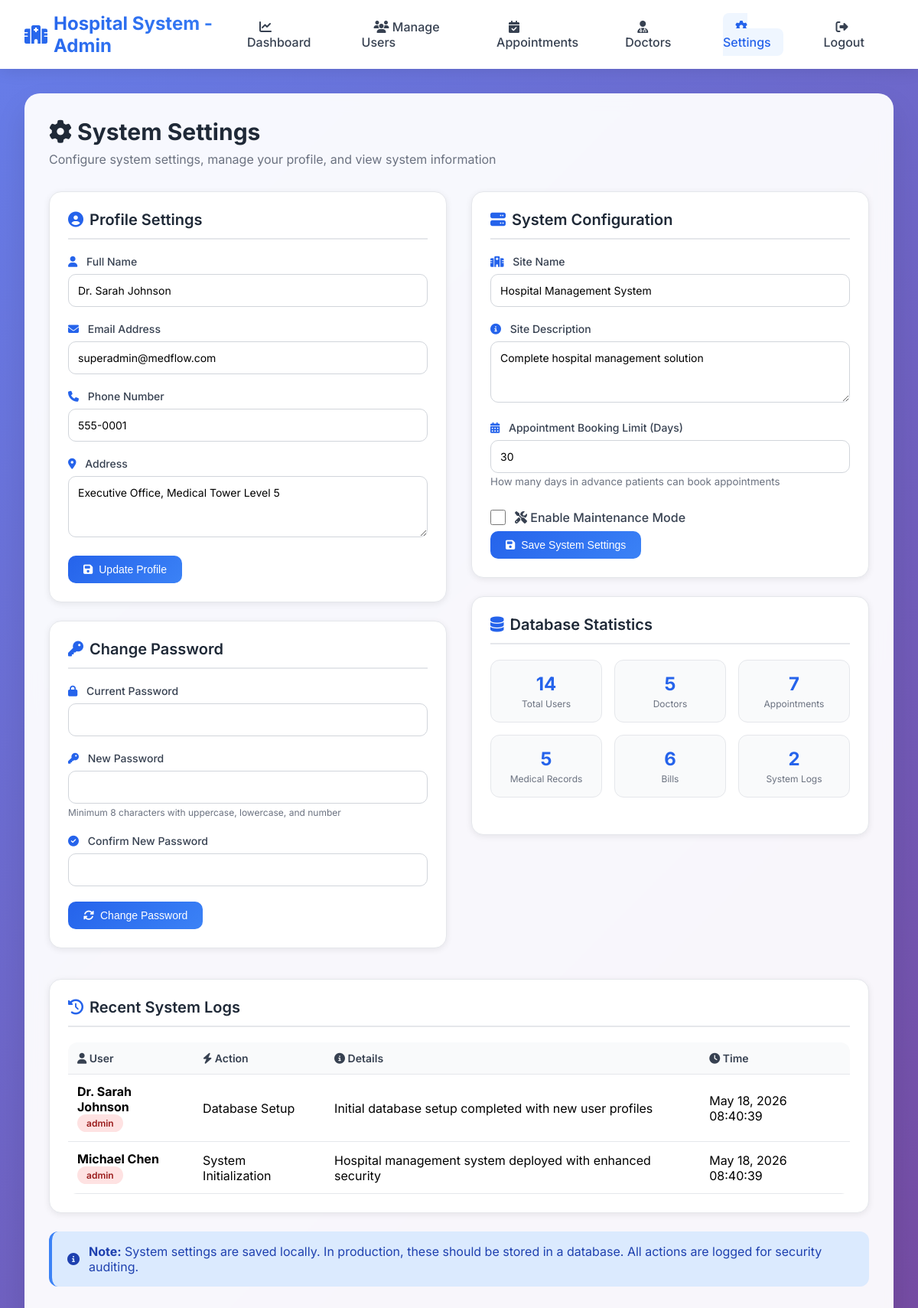
The page /admin/system-settings.php (signed in) on the database its author committed.
### tables this page shows
CREATE TABLE users (
    id INT PRIMARY KEY AUTO_INCREMENT,
    username VARCHAR(50) UNIQUE NOT NULL,
    email VARCHAR(100) UNIQUE NOT NULL,
    password VARCHAR(255) NOT NULL,
    full_name VARCHAR(100) NOT NULL,
    phone VARCHAR(20),
    address TEXT,
    role ENUM('patient', 'doctor', 'admin') DEFAULT 'patient',
    is_active BOOLEAN DEFAULT TRUE,
    created_at TIMESTAMP DEFAULT CURRENT_TIMESTAMP,
    last_login TIMESTAMP NULL,
    reset_token VARCHAR(255) NULL,
    reset_token_expiry DATETIME NULL,
    email_verified BOOLEAN DEFAULT FALSE
);

CREATE TABLE system_logs (
    id INT PRIMARY KEY AUTO_INCREMENT,
    user_id INT,
    action VARCHAR(100),
    details TEXT,
    ip_address VARCHAR(45),
    created_at TIMESTAMP DEFAULT CURRENT_TIMESTAMP,
    FOREIGN KEY (user_id) REFERENCES users(id) ON DELETE SET NULL
);

### includes/SessionManager.php (called while the page is built, shortened)
<?php
class SessionManager {
    public static function getUserId() {
        return $_SESSION['user_id'] ?? null;
    }
}
?>

### admin/system-settings.php (the view, shortened to what this page needs)
<?php
require_once '../includes/SessionManager.php';
$database = new Database();
$db = $database->getConnection();
$admin_id = SessionManager::getUserId();
$admin_query = "SELECT * FROM users WHERE id = :id";
$admin_stmt = $db->prepare($admin_query);
$admin_stmt->bindParam(':id', $admin_id);
$admin_stmt->execute();
$admin = $admin_stmt->fetch(PDO::FETCH_ASSOC);
$system_settings = [
    'site_name' => 'Hospital Management System',
    'site_description' => 'Complete hospital management solution',
    'maintenance_mode' => 0,
    'appointment_days_limit' => 30
];
$logs_query = "SELECT l.*, u.full_name, u.role
               FROM system_logs l
               LEFT JOIN users u ON l.user_id = u.id
               ORDER BY l.created_at DESC
               LIMIT 20";
$logs_stmt = $db->query($logs_query);
$system_logs = $logs_stmt->fetchAll(PDO::FETCH_ASSOC);
$db_stats = [];
$tables = ['users', 'doctors', 'appointments', 'medical_records', 'bills', 'system_logs'];
foreach ($tables as $table) {
    $count_query = "SELECT COUNT(*) as count FROM $table";
    $count_stmt = $db->query($count_query);
    $db_stats[$table] = $count_stmt->fetch(PDO::FETCH_ASSOC)['count'];
}
?>
<!DOCTYPE html>
<html lang="en">
<head>
    <link rel="stylesheet" href="https://cdnjs.cloudflare.com/ajax/libs/font-awesome/6.4.0/css/all.min.css">
</head>
<body>
    <nav class="navbar">
        <div class="navbar-container">
            <a href="dashboard.php" class="logo">
                <i class="fas fa-hospital"></i>
                <span>Hospital System - Admin</span>
            </a>
            <ul class="nav-menu">
                <li><a href="dashboard.php" class="nav-link"><i class="fas fa-chart-line"></i> Dashboard</a></li>
                <li><a href="manage-users.php" class="nav-link"><i class="fas fa-users"></i> Manage Users</a></li>
                <li><a href="manage-appointments.php" class="nav-link"><i class="fas fa-calendar-check"></i> Appointments</a></li>
                <li><a href="manage-doctors.php" class="nav-link"><i class="fas fa-user-md"></i> Doctors</a></li>
                <li><a href="system-settings.php" class="nav-link active"><i class="fas fa-cog"></i> Settings</a></li>
                <li><a href="../logout.php" class="nav-link"><i class="fas fa-sign-out-alt"></i> Logout</a></li>
            </ul>
        </div>
    </nav>
    <div class="container">
        <div class="glass-card fade-in">
            <div class="page-header">
                <h2><i class="fas fa-cog"></i> System Settings</h2>
                <p>Configure system settings, manage your profile, and view system information</p>
            </div>
            <div class="settings-grid">
                <div>
                    <div class="settings-card">
                        <div class="card-header">
                            <i class="fas fa-user-circle" style="color: #2563eb;"></i>
                            Profile Settings
                        </div>
                        <form method="POST" action="">
                            <div class="form-group">
                                <label class="form-label">
                                    <i class="fas fa-user"></i> Full Name
                                </label>
                                <input type="text" name="full_name" class="form-control" value="<?php echo htmlspecialchars($admin['full_name']); ?>" required>
                            </div>
                            <div class="form-group">
                                <label class="form-label">
                                    <i class="fas fa-envelope"></i> Email Address
                                </label>
                                <input type="email" name="email" class="form-control" value="<?php echo htmlspecialchars($admin['email']); ?>" required>
                            </div>
                            <div class="form-group">
                                <label class="form-label">
                                    <i class="fas fa-phone"></i> Phone Number
                                </label>
                                <input type="tel" name="phone" class="form-control" value="<?php echo htmlspecialchars($admin['phone'] ?? ''); ?>">
                            </div>
                            <div class="form-group">
                                <label class="form-label">
                                    <i class="fas fa-map-marker-alt"></i> Address
                                </label>
                                <textarea name="address" class="form-control" rows="2"><?php echo htmlspecialchars($admin['address'] ?? ''); ?></textarea>
                            </div>
                            <button type="submit" name="update_profile" class="btn btn-primary">
                                <i class="fas fa-save"></i> Update Profile
                            </button>
                        </form>
                    </div>
                    <div class="settings-card">
                        <div class="card-header">
                            <i class="fas fa-key" style="color: #2563eb;"></i>
                            Change Password
                        </div>
                        <form method="POST" action="" onsubmit="return validatePassword()">
                            <div class="form-group">
                                <label class="form-label">
                                    <i class="fas fa-lock"></i> Current Password
                                </label>
                                <input type="password" name="current_password" id="current_password" class="form-control" required>
                            </div>
                            <div class="form-group">
                                <label class="form-label">
                                    <i class="fas fa-key"></i> New Password
                                </label>
                                <input type="password" name="new_password" id="new_password" class="form-control" required>
                                <small style="color: #6b7280; font-size: 0.75rem;">Minimum 8 characters with uppercase, lowercase, and number</small>
                            </div>
                            <div class="form-group">
                                <label class="form-label">
                                    <i class="fas fa-check-circle"></i> Confirm New Password
                                </label>
                                <input type="password" name="confirm_password" id="confirm_password" class="form-control" required>
                            </div>
                            <button type="submit" name="change_password" class="btn btn-primary">
                                <i class="fas fa-sync-alt"></i> Change Password
                            </button>
                        </form>
                    </div>
                </div>
                <div>
                    <div class="settings-card">
                        <div class="card-header">
                            <i class="fas fa-server" style="color: #2563eb;"></i>
                            System Configuration
                        </div>
                        <form method="POST" action="">
                            <div class="form-group">
                                <label class="form-label">
                                    <i class="fas fa-hospital"></i> Site Name
                                </label>
                                <input type="text" name="site_name" class="form-control" value="<?php echo htmlspecialchars($system_settings['site_name']); ?>" required>
                            </div>
                            <div class="form-group">
                                <label class="form-label">
                                    <i class="fas fa-info-circle"></i> Site Description
                                </label>
                                <textarea name="site_description" class="form-control" rows="2"><?php echo htmlspecialchars($system_settings['site_description']); ?></textarea>
                            </div>
                            <div class="form-group">
                                <label class="form-label">
                                    <i class="fas fa-calendar-alt"></i> Appointment Booking Limit (Days)
                                </label>
                                <input type="number" name="appointment_days_limit" class="form-control" value="<?php echo $system_settings['appointment_days_limit']; ?>" min="1" max="365">
                                <small style="color: #6b7280;">How many days in advance patients can book appointments</small>
                            </div>
                            <div class="checkbox-group">
                                <input type="checkbox" name="maintenance_mode" id="maintenance_mode" value="1" <?php echo $system_settings['maintenance_mode'] ? 'checked' : ''; ?>>
                                <label for="maintenance_mode">
                                    <i class="fas fa-tools"></i> Enable Maintenance Mode
                                </label>
                            </div>
                            <button type="submit" name="update_system_settings" class="btn btn-primary">
                                <i class="fas fa-save"></i> Save System Settings
                            </button>
                        </form>
                    </div>
                    <div class="settings-card">
                        <div class="card-header">
                            <i class="fas fa-database" style="color: #2563eb;"></i>
                            Database Statistics
                        </div>
                        <div class="stats-mini">
                            <div class="stat-mini-card">
                                <div class="stat-mini-number"><?php echo $db_stats['users']; ?></div>
                                <div class="stat-mini-label">Total Users</div>
                            </div>
                            <div class="stat-mini-card">
                                <div class="stat-mini-number"><?php echo $db_stats['doctors']; ?></div>
                                <div class="stat-mini-label">Doctors</div>
                            </div>
                            <div class="stat-mini-card">
                                <div class="stat-mini-number"><?php echo $db_stats['appointments']; ?></div>
                                <div class="stat-mini-label">Appointments</div>
                            </div>
                            <div class="stat-mini-card">
                                <div class="stat-mini-number"><?php echo $db_stats['medical_records']; ?></div>
                                <div class="stat-mini-label">Medical Records</div>
                            </div>
                            <div class="stat-mini-card">
                                <div class="stat-mini-number"><?php echo $db_stats['bills']; ?></div>
                                <div class="stat-mini-label">Bills</div>
                            </div>
                            <div class="stat-mini-card">
                                <div class="stat-mini-number"><?php echo $db_stats['system_logs']; ?></div>
                                <div class="stat-mini-label">System Logs</div>
                            </div>
                        </div>
                    </div>
                </div>
            </div>
            <div class="settings-card" style="margin-top: 1rem;">
                <div class="card-header">
                    <i class="fas fa-history" style="color: #2563eb;"></i>
                    Recent System Logs
                </div>
                <?php if (count($system_logs) > 0): ?>
                    <div class="table-container">
                        <table class="data-table">
                            <thead>
                                <tr>
                                    <th><i class="fas fa-user"></i> User</th>
                                    <th><i class="fas fa-bolt"></i> Action</th>
                                    <th><i class="fas fa-info-circle"></i> Details</th>
                                    <th><i class="fas fa-clock"></i> Time</th>
                                </tr>
                            </thead>
                            <tbody>
                                <?php foreach ($system_logs as $log): ?>
                                    <tr>
                                        <td>
                                            <?php if ($log['full_name']): ?>
                                                <strong><?php echo htmlspecialchars($log['full_name']); ?></strong>
                                                <br>
                                                <span class="badge badge-admin"><?php echo htmlspecialchars($log['role'] ?? 'admin'); ?></span>
                                            <?php else: ?>
                                                System
                                            <?php endif; ?>
                                        </td>
                                        <td><?php echo htmlspecialchars($log['action']); ?></td>
                                        <td><?php echo htmlspecialchars($log['details']); ?></td>
                                        <td><?php echo date('M d, Y H:i:s', strtotime($log['created_at'])); ?></td>
                                    </tr>
                                <?php endforeach; ?>
                            </tbody>
                        </table>
                    </div>
                <?php endif; ?>
            </div>
            <div class="alert alert-info" style="margin-top: 1rem;">
                <i class="fas fa-info-circle"></i>
                <span><strong>Note:</strong> System settings are saved locally. In production, these should be stored in a database. All actions are logged for security auditing.</span>
            </div>
        </div>
    </div>
</body>
</html>

### rows shown on the page
users: full_name "Dr. Sarah Johnson", email "superadmin@medflow.com", phone "555-0001", address "Executive Office, Medical Tower Level 5"
system_logs: user.full_name "Dr. Sarah Johnson", user.role "admin", action "Database Setup", details "Initial database setup completed with new user profiles", created_at "May 18, 2026 08:40:39"
system_logs: user.full_name "Michael Chen", user.role "admin", action "System Initialization", details "Hospital management system deployed with enhanced security", created_at "May 18, 2026 08:40:39"

### other values the page prints
$db_stats['users'] "14"
$db_stats['doctors'] "5"
$db_stats['appointments'] "7"
$db_stats['medical_records'] "5"
$db_stats['bills'] "6"
$db_stats['system_logs'] "2"
